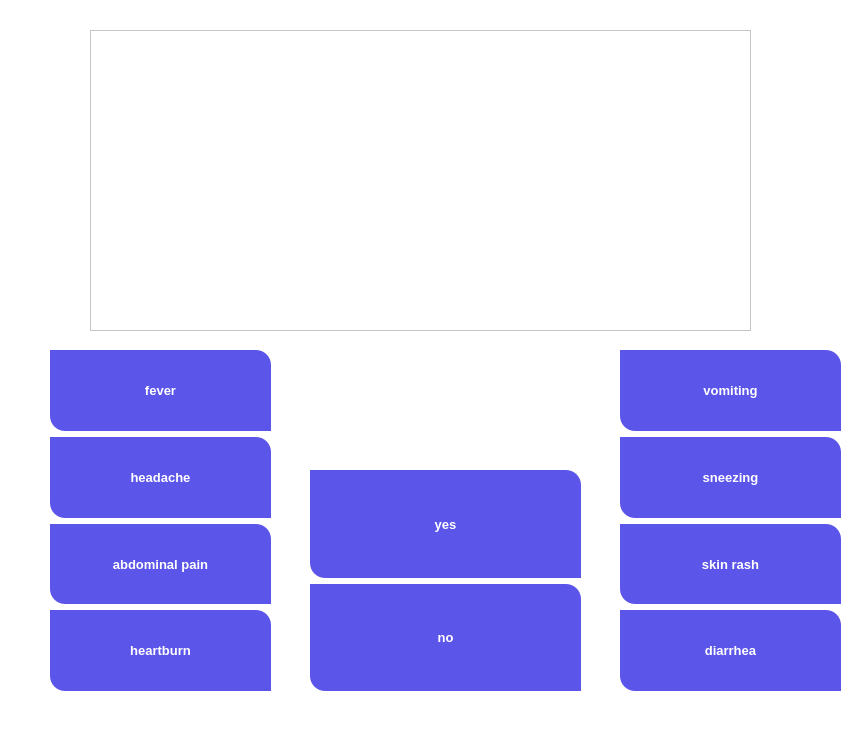
<?xml version="1.0" encoding="UTF-8"?>
<ui version="4.0">
 <class>MainWindow</class>
 <widget class="QMainWindow" name="MainWindow">
  <property name="geometry">
   <rect>
    <x>0</x>
    <y>0</y>
    <width>863</width>
    <height>752</height>
   </rect>
  </property>
  <property name="windowTitle">
   <string>MainWindow</string>
  </property>
  <property name="styleSheet">
   <string notr="true">/*Copyright (c) DevSec Studio. All rights reserved.

MIT License

Permission is hereby granted, free of charge, to any person obtaining a copy
of this software and associated documentation files (the &quot;Software&quot;), to deal
in the Software without restriction, including without limitation the rights
to use, copy, modify, merge, publish, distribute, sublicense, and/or sell
copies of the Software, and to permit persons to whom the Software is
furnished to do so, subject to the following conditions:

The above copyright notice and this permission notice shall be included in all
copies or substantial portions of the Software.

THE SOFTWARE IS PROVIDED *AS IS*, WITHOUT WARRANTY OF ANY KIND, EXPRESS OR
IMPLIED, INCLUDING BUT NOT LIMITED TO THE WARRANTIES OF MERCHANTABILITY,
FITNESS FOR A PARTICULAR PURPOSE AND NONINFRINGEMENT. IN NO EVENT SHALL THE
AUTHORS OR COPYRIGHT HOLDERS BE LIABLE FOR ANY CLAIM, DAMAGES OR OTHER
LIABILITY, WHETHER IN AN ACTION OF CONTRACT, TORT OR OTHERWISE, ARISING FROM,
OUT OF OR IN CONNECTION WITH THE SOFTWARE OR THE USE OR OTHER DEALINGS IN THE SOFTWARE.
*/

/*-----QWidget-----*/
QWidget
{
	background-color: #fff;
	color: red;

}


/*-----QLabel-----*/
QLabel
{
	background-color: transparent;
	color: #454544;
	font-weight: bold;
	font-size: 13px;

}


/*-----QPushButton-----*/
QPushButton
{
	background-color: #5c55e9;
	color: #fff;
	font-size: 13px;
	font-weight: bold;
	border-top-right-radius: 15px;
	border-top-left-radius: 0px;
	border-bottom-right-radius: 0px;
	border-bottom-left-radius: 15px;
	padding: 10px;

}


QPushButton::disabled
{
	background-color: #5c5c5c;

}


QPushButton::hover
{
	background-color: #5564f2;

}


QPushButton::pressed
{
	background-color: #3d4ef2;

}


/*-----QCheckBox-----*/
QCheckBox
{
	background-color: transparent;
	color: #5c55e9;
	font-size: 10px;
	font-weight: bold;
	border: none;
	border-radius: 5px;

}


/*-----QCheckBox-----*/
QCheckBox::indicator
{
    background-color: #323232;
    border: 1px solid darkgray;
    width: 12px;
    height: 12px;

}


QCheckBox::indicator:checked
{
    image:url(&quot;./ressources/check.png&quot;);
	background-color: #5c55e9;
    border: 1px solid #5c55e9;

}


QCheckBox::indicator:unchecked:hover
{
    border: 1px solid #5c55e9;

}


QCheckBox::disabled
{
	color: #656565;

}


QCheckBox::indicator:disabled
{
	background-color: #656565;
	color: #656565;
    border: 1px solid #656565;

}


/*-----QLineEdit-----*/
QLineEdit
{
	background-color: #c2c7d5;
	color: #2a547f;
	border: none;
	padding: 5px;

}


/*-----QListView-----*/
QListView
{
	background-color: #5c55e9;
	color: #fff;
	font-size: 14px;
	font-weight: bold;
	show-decoration-selected: 0;
	border-radius: 4px;
	padding-left: -15px;
	padding-right: -15px;
	padding-top: 5px;

} 


QListView:disabled 
{
	background-color: #5c5c5c;

}


QListView::item
{
	background-color: #454e5e;
	border: none;
	padding: 10px;
	border-radius: 0px;
	padding-left : 10px;
	height: 32px;

}


QListView::item:selected
{
	color: #000;
	background-color: #fff;

}


QListView::item:!selected
{
	color:white;
	background-color: transparent;
	border: none;
	padding-left : 10px;

}


QListView::item:!selected:hover
{
	color: #fff;
	background-color: #5564f2;
	border: none;
	padding-left : 10px;

}


/*-----QTreeView-----*/
QTreeView 
{
	background-color: #fff;
	show-decoration-selected: 0;
	color: #454544;

}


QTreeView:disabled
{
	background-color: #242526;
	show-decoration-selected: 0;

}


QTreeView::item 
{
	border-top-color: transparent;
	border-bottom-color: transparent;

}


QTreeView::item:hover 
{
	background-color: #bcbdbb;
	color: #000;

}


QTreeView::item:selected 
{
	background-color: #5c55e9;
	color: #fff;

}


QTreeView::item:selected:active
{
	background-color: #5c55e9;
	color: #fff;

}


QTreeView::item:selected:disabled
{
	background-color: #525251;
	color: #656565;

}


QTreeView::branch:has-children:!has-siblings:closed,
QTreeView::branch:closed:has-children:has-siblings 
{
	image: url(://tree-closed.png);

}

QTreeView::branch:open:has-children:!has-siblings,
QTreeView::branch:open:has-children:has-siblings  
{
	image: url(://tree-open.png);

}


/*-----QTableView &amp; QTableWidget-----*/
QTableView
{
    background-color: #fff;
	border: 1px solid gray;
    color: #454544;
    gridline-color: gray;
    outline : 0;

}


QTableView::disabled
{
    background-color: #242526;
    border: 1px solid #32414B;
    color: #656565;
    gridline-color: #656565;
    outline : 0;

}


QTableView::item:hover 
{
    background-color: #bcbdbb;
    color: #000;

}


QTableView::item:selected 
{
	background-color: #5c55e9;
    color: #fff;

}


QTableView::item:selected:disabled
{
    background-color: #1a1b1c;
    border: 2px solid #525251;
    color: #656565;

}


QTableCornerButton::section
{
	background-color: #ced5e3;
	border: none;
    color: #fff;

}


QHeaderView::section
{
	color: #2a547f;
	border: 0px;
	background-color: #ced5e3;
	padding: 5px;

}


QHeaderView::section:disabled
{
    background-color: #525251;
    color: #656565;

}


QHeaderView::section:checked
{
    color: #fff;
    background-color: #5c55e9;

}


QHeaderView::section:checked:disabled
{
    color: #656565;
    background-color: #525251;

}


QHeaderView::section::vertical::first,
QHeaderView::section::vertical::only-one
{
    border-top: 1px solid #353635;

}


QHeaderView::section::vertical
{
    border-top: 1px solid #353635;

}


QHeaderView::section::horizontal::first,
QHeaderView::section::horizontal::only-one
{
    border-left: 1px solid #353635;

}


QHeaderView::section::horizontal
{
    border-left: 1px solid #353635;

}


/*-----QScrollBar-----*/
QScrollBar:horizontal 
{
    background-color: transparent;
    height: 8px;
    margin: 0px;
    padding: 0px;

}


QScrollBar::handle:horizontal 
{
    border: none;
	min-width: 100px;
    background-color: #7e92b7;

}


QScrollBar::add-line:horizontal, 
QScrollBar::sub-line:horizontal,
QScrollBar::add-page:horizontal, 
QScrollBar::sub-page:horizontal 
{
    width: 0px;
    background-color: #d8dce6;

}


QScrollBar:vertical 
{
    background-color: transparent;
    width: 8px;
    margin: 0;

}


QScrollBar::handle:vertical 
{
    border: none;
	min-height: 100px;
    background-color: #7e92b7;

}


QScrollBar::add-line:vertical, 
QScrollBar::sub-line:vertical,
QScrollBar::add-page:vertical, 
QScrollBar::sub-page:vertical 
{
    height: 0px;
    background-color: #d8dce6;

}

</string>
  </property>
  <widget class="QWidget" name="centralwidget">
   <widget class="QTextBrowser" name="browser">
    <property name="geometry">
     <rect>
      <x>90</x>
      <y>30</y>
      <width>661</width>
      <height>301</height>
     </rect>
    </property>
   </widget>
   <widget class="QWidget" name="verticalLayoutWidget">
    <property name="geometry">
     <rect>
      <x>50</x>
      <y>350</y>
      <width>221</width>
      <height>341</height>
     </rect>
    </property>
    <layout class="QVBoxLayout" name="verticalLayout">
     <item>
      <widget class="QPushButton" name="fever">
       <property name="maximumSize">
        <size>
         <width>300</width>
         <height>3000</height>
        </size>
       </property>
       <property name="text">
        <string>fever</string>
       </property>
      </widget>
     </item>
     <item>
      <widget class="QPushButton" name="headache">
       <property name="maximumSize">
        <size>
         <width>300</width>
         <height>3000</height>
        </size>
       </property>
       <property name="text">
        <string>headache</string>
       </property>
      </widget>
     </item>
     <item>
      <widget class="QPushButton" name="ab">
       <property name="maximumSize">
        <size>
         <width>300</width>
         <height>3000</height>
        </size>
       </property>
       <property name="text">
        <string>abdominal pain</string>
       </property>
      </widget>
     </item>
     <item>
      <widget class="QPushButton" name="heartburn">
       <property name="maximumSize">
        <size>
         <width>300</width>
         <height>3000</height>
        </size>
       </property>
       <property name="text">
        <string>heartburn</string>
       </property>
      </widget>
     </item>
    </layout>
   </widget>
   <widget class="QWidget" name="verticalLayoutWidget_2">
    <property name="geometry">
     <rect>
      <x>310</x>
      <y>470</y>
      <width>271</width>
      <height>221</height>
     </rect>
    </property>
    <layout class="QVBoxLayout" name="verticalLayout_3">
     <item>
      <widget class="QPushButton" name="yes">
       <property name="maximumSize">
        <size>
         <width>16777215</width>
         <height>3000</height>
        </size>
       </property>
       <property name="text">
        <string>yes</string>
       </property>
      </widget>
     </item>
     <item>
      <widget class="QPushButton" name="no">
       <property name="maximumSize">
        <size>
         <width>16777215</width>
         <height>3000</height>
        </size>
       </property>
       <property name="text">
        <string>no</string>
       </property>
      </widget>
     </item>
    </layout>
   </widget>
   <widget class="QWidget" name="verticalLayoutWidget_3">
    <property name="geometry">
     <rect>
      <x>620</x>
      <y>350</y>
      <width>221</width>
      <height>341</height>
     </rect>
    </property>
    <layout class="QVBoxLayout" name="verticalLayout_4">
     <item>
      <widget class="QPushButton" name="vomiting">
       <property name="maximumSize">
        <size>
         <width>300</width>
         <height>3000</height>
        </size>
       </property>
       <property name="text">
        <string>vomiting</string>
       </property>
      </widget>
     </item>
     <item>
      <widget class="QPushButton" name="sneezing">
       <property name="maximumSize">
        <size>
         <width>300</width>
         <height>3000</height>
        </size>
       </property>
       <property name="text">
        <string>sneezing</string>
       </property>
      </widget>
     </item>
     <item>
      <widget class="QPushButton" name="sr">
       <property name="maximumSize">
        <size>
         <width>300</width>
         <height>3000</height>
        </size>
       </property>
       <property name="text">
        <string>skin rash</string>
       </property>
      </widget>
     </item>
     <item>
      <widget class="QPushButton" name="diarrhea">
       <property name="maximumSize">
        <size>
         <width>300</width>
         <height>3000</height>
        </size>
       </property>
       <property name="text">
        <string>diarrhea</string>
       </property>
      </widget>
     </item>
    </layout>
   </widget>
  </widget>
  <widget class="QStatusBar" name="statusbar"/>
 </widget>
 <resources/>
 <connections/>
</ui>
